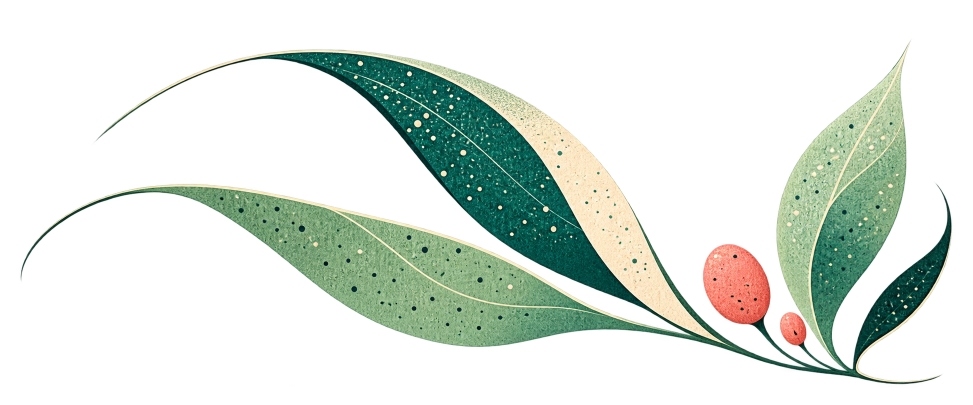
#> input picture src/client/design/art/account-sprig.png, 1945 x 809 px, given in place of spread-ribbon.png, which was not available (shown at 1/2 size)
$ python optimize-illustrations.py
#> lines starting #> are read from the running program, lines starting #| are printed output that depends on the picture
"""Build lossless, alpha-preserving delivery images; never rewrite the originals.

Run with Python 3 + Pillow: python3 scripts/optimize-illustrations.py
"""

import hashlib
import json
from pathlib import Path

from PIL import Image


root = Path(__file__).resolve().parents[1] / 'src/client/design/art'
output = root / 'optimized'
output.mkdir(exist_ok=True)
widths = {
    'spread-ribbon': [320, 640, 960],
    'account-sprig': [160, 320, 560],
    'three-card-spread': [320, 640],
    'mobile-corner': [80, 160, 240],
}
manifest = {}
for name, sizes in widths.items():
    original = root / f'{name}.png'
    image = Image.open(original)
#> image is the input picture: PIL image 1945x809 RGBA; mean R, G, B, A 33.5, 43, 34.1, 66
    assert image.mode == 'RGBA' and image.getextrema()[3] == (0, 255), name
    variants = []
    for width in sizes:
        height = round(image.height * width / image.width)
#> height = 133
        resized = image.resize((width, height), Image.Resampling.LANCZOS)
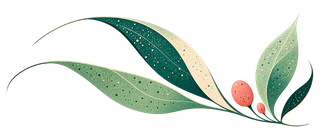
#> resized: PIL image 320x133 RGBA; mean R, G, B, A 37.4, 46.8, 37.4, 66.2; transparent parts drawn white
        target = output / f'{name}-{width}.webp'
        resized.save(target, format='WEBP', lossless=True, quality=100, method=6, exact=True)
        # Lossless applies to every RGBA channel, including the antialiased alpha edge.
        decoded = Image.open(target).convert('RGBA')
        assert decoded.tobytes() == resized.tobytes(), target
        assert decoded.getextrema()[3] == (0, 255), target
        variants.append({'file': target.name, 'width': width, 'height': height,
                         'bytes': target.stat().st_size})
    manifest[name] = {
        'original': original.name,
        'width': image.width,
        'height': image.height,
#> (the run stopped early here; a loop or call above may not have finished)

$ run again, on src/client/design/art/position-tension.png
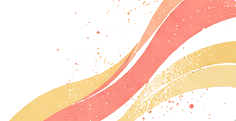
#> input picture src/client/design/art/position-tension.png, 236 x 121 px, given in place of spread-ribbon.png, which was not available
#> image is the input picture: PIL image 236x121 RGBA; mean R, G, B, A 201.7, 132.6, 109.8, 105.6
#> `resized = image.resize((width, height), Image.Resampling.LANCZOS)`:
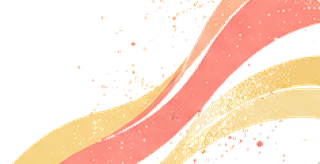
#> resized: PIL image 320x164 RGBA; mean R, G, B, A 124.4, 92, 71.8, 105.5; transparent parts drawn white

$ run again, on src/client/design/art/progress-strip.png
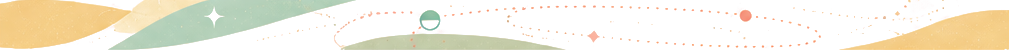
#> input picture src/client/design/art/progress-strip.png, 1009 x 52 px, given in place of spread-ribbon.png, which was not available
#> image is the input picture: PIL image 1009x52 RGBA; mean R, G, B, A 224.6, 84, 65.7, 89.7
#> `resized = image.resize((width, height), Image.Resampling.LANCZOS)`:
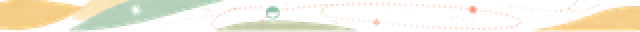
#> resized: PIL image 320x16 RGBA (shown 2 times larger); mean R, G, B, A 139.8, 124.1, 96.6, 90.5; transparent parts drawn white
